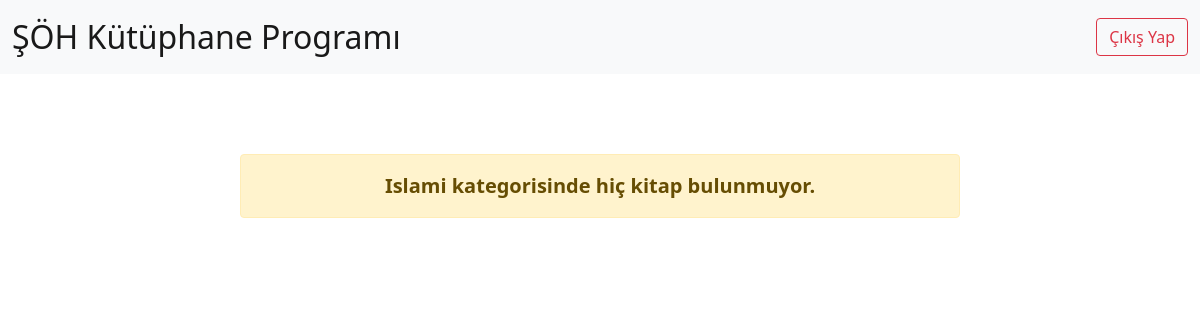
Page /book/category/islami/ (signed in) on the earlier database version.
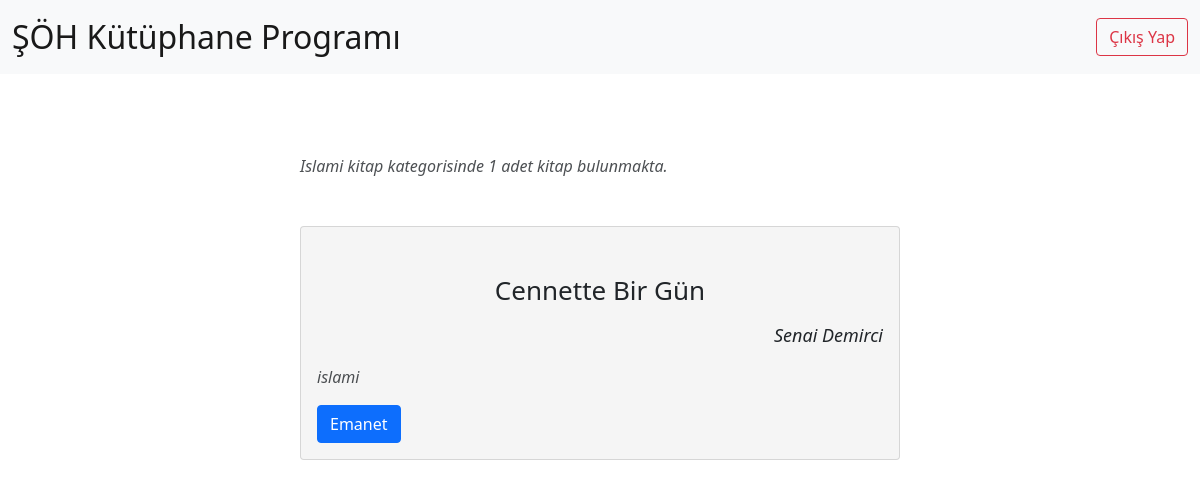
Same page on the later database version.
### kitap/models.py (models this page shows, shortened)
class Book(models.Model):
  tags = [
    ("islami","İslami"),
    ("felsefe","Felsefe"),
    ("tarih","Tarih"),
    ("biyografi","Biyografi"),
    ("deneme","Deneme"),
    ("edebiyat", "Edebiyat"),
    ("yabancı dil", "Yabancı Dil"),
    ("fen bilimleri", "Fen bilimleri"),
    ("roman", "Roman"),
    ("din", "Din"),
  ]
  book_name = models.CharField(verbose_name="Kitabın Adı (Sorumlu kisi doldurmalı)", max_length=100, blank=False)
  book_writer = models.CharField(verbose_name="Kitabın Yazarı (Sorumlu kisi doldurmalı)", max_length=100, blank=False)
  book_date = models.DateField(verbose_name="Kitabın Yayınlanma Tarihi (Sorumlu kisi doldurmalı)", blank=True, null=True)
  book_tag = models.CharField(verbose_name="Kitabın Kategorisi (Sorumlu kişi doldurmalı", max_length=20, choices=tags, null=True, blank=True)
  alan_og = models.CharField(verbose_name="Kitabı Alan Ogrenci (Program Kendi dolduracak)", max_length=150, blank=True, null=True)
  alis_tar = models.DateField(verbose_name="Kitabın Verilme Tarihi (Program Kendi dolduracak)", blank=True, null=True)
  teslim_tar = models.DateField(verbose_name="Kitabın Teslim Tarihi (Program Kendi dolduracak)", blank=True, null=True)
  alan_ogrenciler_json = jsonfield.JSONField(verbose_name="Kitabı daha önce ödünç almış öğrenciler (Program Kendi dolduracak)", null=True, blank=True)

### kitap/views.py (the view)
# urls.py: path('category/<str:tag>/', views.book_category, name="category"),
def book_category(req, tag):
  if req.user.is_authenticated:
    books = Book.objects.filter(book_tag=tag)
    return render(req, "book_tag.html", context={"books": books, "tag": tag})

### templates/book_tag.html (shortened to what this page needs)
{% extends 'base.html' %}
{% block body %}
{% if books %}
<div id="books" style="margin-bottom: 10rem;">
  <p style="width: 50%; margin: 5rem auto 3rem auto; font-style: italic; opacity: 0.8;">{{ tag|lower|title }} kitap kategorisinde {{ books|length }} adet kitap bulunmakta.</p>
  {% for book in books %}
  <div class="card" style="width: 50%; margin: 2rem auto; background-color: #f5f5f5;">
      <div class="card-body">
        <h5 class="card-title" style="text-align: center; font-size: 26px; margin: 2rem 0 1rem 0;">{{ book.book_name|lower|title }}</h5>
        <p style="margin-bottom: 1rem;"><p class="card-text" style="text-align: right; font-size: 18px; font-style: italic;">{{ book.book_writer|lower|title }}</p>
        <p class="card-text" style="text-align: left; font-size: 16px; font-style: italic; opacity: 0.8;">{{ book.book_tag }}</p></p>
        {% if book.alan_og %}
          <a href="{% url 'book_info' id=book.id %}" type="submit" class="btn btn-success">Teslim<a/>
        {% else %}
          <a href="{% url 'book_info' id=book.id %}" type="submit" class="btn btn-primary">Emanet<a/>
        {% endif %}
      </div>
  </div>
  {% endfor %}
</div>
{% else %}
<div style="width: 60%; margin: 5rem auto; text-align: center; font-size: 20px;" class="alert alert-warning" role="alert">
  <b>{{ tag|lower|title }} kategorisinde hiç kitap bulunmuyor.</b>
</div>
{% endif %}
{% endblock body %}

Differences in the rows shown:
now on this page (row edited): Book: book_tag "Islami", book_name "Cennette Bir Gün", book_writer "Senai Demirci", book_tag "islami", shows "Emanet"
Other differences:
{{ books|length }}: (not shown) → "1"
{{ tag|lower|title }}: "Islami" → (not shown)
text no longer shown: "kategorisinde hiç kitap bulunmuyor."
text now shown: "kitap kategorisinde adet kitap bulunmakta."
